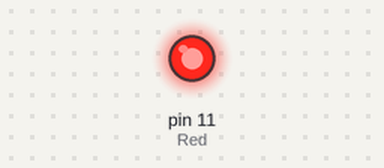
The sketch below on a simulated Arduino Uno, built with avr-gcc and run on an emulated ATmega328P. Parts: output pins drawn as LEDs (lit = HIGH).

Above: at 1.5 s.
At 4.5 s:
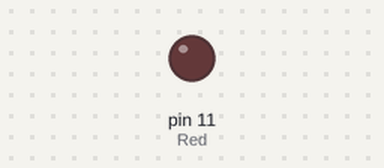
Timing chart, 0 to 7.8 s (numbered marks = the images above):
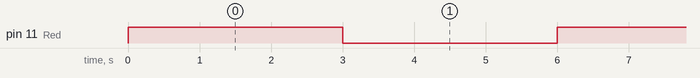

The sketch:

sketch_mar14a.ino
```cpp
int Red=11;


void setup() {
     pinMode(Red,OUTPUT);

}

void loop() {
         for(int j=300;j<=400;j=j+1)
         {digitalWrite(Red,HIGH);
         delay(3000);
         digitalWrite(Red,LOW);
         delay(3000);
          }

}
```

Measured:
- by itself, pin 11 (Red): alternates HIGH for 3.0 s and LOW for 3.0 s
